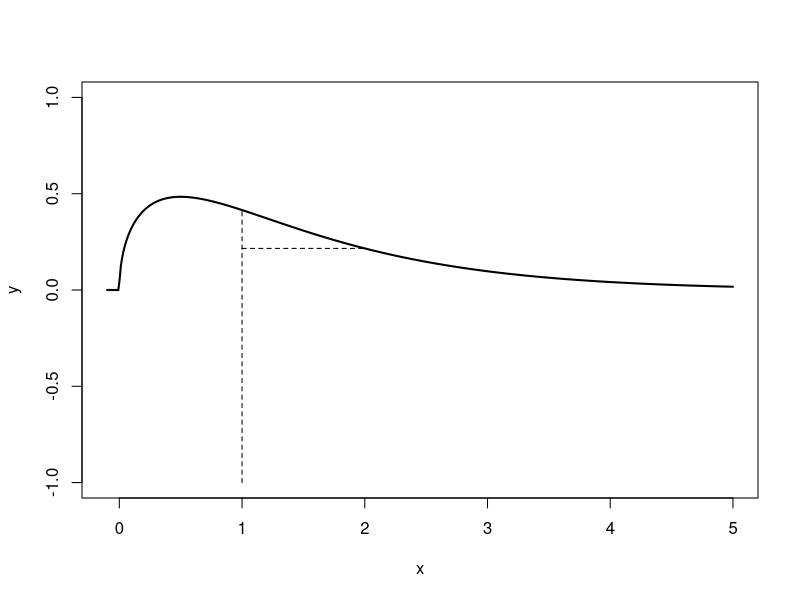

The R source for this figure:
xmin <- -0.1
xmax <- 5
ymin <- -1
ymax <- 1

shape <- 1.5
rate <- 1
mean <- 1
sd <- 1

xx <- seq(xmin,xmax, length=500)

plot(xx,xx, xlim=c(xmin,xmax),ylim=c(ymin,ymax), xlab='x', ylab='y',type='n')

yyg <- dgamma(xx,shape,rate)
lines(xx,yyg, lwd=2)
lines(c(mean,mean),c(ymin,dgamma(mean,shape,rate)), lty=2)
lines(c(mean,mean+sd), dgamma(mean+sd, shape, rate)*c(1,1),
	lty=2)
            
            